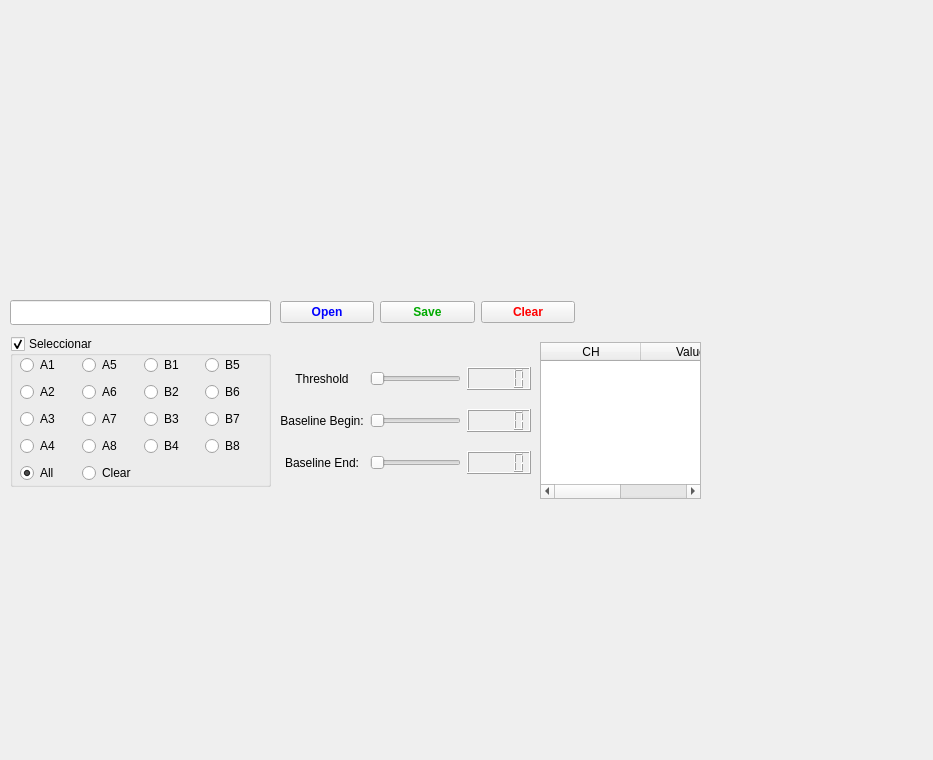
<?xml version="1.0" encoding="UTF-8"?>
<ui version="4.0">
 <class>MainWindow</class>
 <widget class="QMainWindow" name="MainWindow">
  <property name="geometry">
   <rect>
    <x>0</x>
    <y>0</y>
    <width>933</width>
    <height>760</height>
   </rect>
  </property>
  <property name="windowTitle">
   <string>MainWindow</string>
  </property>
  <widget class="QWidget" name="centralwidget">
   <widget class="MplWidget" name="MplWidget" native="true">
    <property name="geometry">
     <rect>
      <x>10</x>
      <y>54</y>
      <width>701</width>
      <height>217</height>
     </rect>
    </property>
   </widget>
   <widget class="QLineEdit" name="Input_file">
    <property name="geometry">
     <rect>
      <x>10</x>
      <y>300</y>
      <width>261</width>
      <height>25</height>
     </rect>
    </property>
    <property name="font">
     <font>
      <pointsize>8</pointsize>
      <weight>50</weight>
      <bold>false</bold>
     </font>
    </property>
   </widget>
   <widget class="QTableWidget" name="tableWidget">
    <property name="geometry">
     <rect>
      <x>540</x>
      <y>342</y>
      <width>161</width>
      <height>157</height>
     </rect>
    </property>
    <column>
     <property name="text">
      <string>CH</string>
     </property>
    </column>
    <column>
     <property name="text">
      <string>Value</string>
     </property>
    </column>
   </widget>
   <widget class="QGroupBox" name="groupBox">
    <property name="geometry">
     <rect>
      <x>10</x>
      <y>336</y>
      <width>261</width>
      <height>151</height>
     </rect>
    </property>
    <property name="title">
     <string>Seleccionar</string>
    </property>
    <property name="checkable">
     <bool>true</bool>
    </property>
    <widget class="QWidget" name="layoutWidget">
     <property name="geometry">
      <rect>
       <x>10</x>
       <y>18</y>
       <width>241</width>
       <height>130</height>
      </rect>
     </property>
     <layout class="QGridLayout" name="gridLayout_3">
      <item row="3" column="1">
       <widget class="QRadioButton" name="A8_radio">
        <property name="text">
         <string>A8</string>
        </property>
        <property name="checkable">
         <bool>true</bool>
        </property>
        <property name="checked">
         <bool>false</bool>
        </property>
       </widget>
      </item>
      <item row="4" column="1">
       <widget class="QRadioButton" name="Clear_radio">
        <property name="text">
         <string>Clear</string>
        </property>
        <property name="checkable">
         <bool>true</bool>
        </property>
        <property name="checked">
         <bool>false</bool>
        </property>
       </widget>
      </item>
      <item row="2" column="1">
       <widget class="QRadioButton" name="A7_radio">
        <property name="text">
         <string>A7</string>
        </property>
        <property name="checkable">
         <bool>true</bool>
        </property>
        <property name="checked">
         <bool>false</bool>
        </property>
       </widget>
      </item>
      <item row="1" column="0">
       <widget class="QRadioButton" name="A2_radio">
        <property name="text">
         <string>A2</string>
        </property>
        <property name="checkable">
         <bool>true</bool>
        </property>
        <property name="checked">
         <bool>false</bool>
        </property>
       </widget>
      </item>
      <item row="0" column="1">
       <widget class="QRadioButton" name="A5_radio">
        <property name="text">
         <string>A5</string>
        </property>
        <property name="checkable">
         <bool>true</bool>
        </property>
        <property name="checked">
         <bool>false</bool>
        </property>
       </widget>
      </item>
      <item row="2" column="0">
       <widget class="QRadioButton" name="A3_radio">
        <property name="text">
         <string>A3</string>
        </property>
        <property name="checkable">
         <bool>true</bool>
        </property>
        <property name="checked">
         <bool>false</bool>
        </property>
       </widget>
      </item>
      <item row="3" column="0">
       <widget class="QRadioButton" name="A4_radio">
        <property name="text">
         <string>A4</string>
        </property>
        <property name="checkable">
         <bool>true</bool>
        </property>
        <property name="checked">
         <bool>false</bool>
        </property>
       </widget>
      </item>
      <item row="1" column="1">
       <widget class="QRadioButton" name="A6_radio">
        <property name="text">
         <string>A6</string>
        </property>
        <property name="checkable">
         <bool>true</bool>
        </property>
        <property name="checked">
         <bool>false</bool>
        </property>
       </widget>
      </item>
      <item row="4" column="0">
       <widget class="QRadioButton" name="All_radio">
        <property name="text">
         <string>All</string>
        </property>
        <property name="checkable">
         <bool>true</bool>
        </property>
        <property name="checked">
         <bool>true</bool>
        </property>
       </widget>
      </item>
      <item row="0" column="0">
       <widget class="QRadioButton" name="A1_radio">
        <property name="text">
         <string>A1</string>
        </property>
        <property name="checkable">
         <bool>true</bool>
        </property>
        <property name="checked">
         <bool>false</bool>
        </property>
       </widget>
      </item>
      <item row="0" column="2">
       <widget class="QRadioButton" name="B1_radio">
        <property name="text">
         <string>B1</string>
        </property>
        <property name="checkable">
         <bool>true</bool>
        </property>
        <property name="checked">
         <bool>false</bool>
        </property>
       </widget>
      </item>
      <item row="1" column="2">
       <widget class="QRadioButton" name="B2_radio">
        <property name="text">
         <string>B2</string>
        </property>
        <property name="checkable">
         <bool>true</bool>
        </property>
        <property name="checked">
         <bool>false</bool>
        </property>
       </widget>
      </item>
      <item row="2" column="2">
       <widget class="QRadioButton" name="B3_radio">
        <property name="text">
         <string>B3</string>
        </property>
        <property name="checkable">
         <bool>true</bool>
        </property>
        <property name="checked">
         <bool>false</bool>
        </property>
       </widget>
      </item>
      <item row="3" column="2">
       <widget class="QRadioButton" name="B4_radio">
        <property name="text">
         <string>B4</string>
        </property>
        <property name="checkable">
         <bool>true</bool>
        </property>
        <property name="checked">
         <bool>false</bool>
        </property>
       </widget>
      </item>
      <item row="0" column="3">
       <widget class="QRadioButton" name="B5_radio">
        <property name="text">
         <string>B5</string>
        </property>
        <property name="checkable">
         <bool>true</bool>
        </property>
        <property name="checked">
         <bool>false</bool>
        </property>
       </widget>
      </item>
      <item row="1" column="3">
       <widget class="QRadioButton" name="B6_radio">
        <property name="text">
         <string>B6</string>
        </property>
        <property name="checkable">
         <bool>true</bool>
        </property>
        <property name="checked">
         <bool>false</bool>
        </property>
       </widget>
      </item>
      <item row="2" column="3">
       <widget class="QRadioButton" name="B7_radio">
        <property name="text">
         <string>B7</string>
        </property>
        <property name="checkable">
         <bool>true</bool>
        </property>
        <property name="checked">
         <bool>false</bool>
        </property>
       </widget>
      </item>
      <item row="3" column="3">
       <widget class="QRadioButton" name="B8_radio">
        <property name="text">
         <string>B8</string>
        </property>
        <property name="checkable">
         <bool>true</bool>
        </property>
        <property name="checked">
         <bool>false</bool>
        </property>
       </widget>
      </item>
     </layout>
    </widget>
   </widget>
   <widget class="QWidget" name="layoutWidget">
    <property name="geometry">
     <rect>
      <x>280</x>
      <y>354</y>
      <width>251</width>
      <height>133</height>
     </rect>
    </property>
    <layout class="QGridLayout" name="gridLayout">
     <item row="0" column="0">
      <widget class="QLabel" name="label_3">
       <property name="text">
        <string>Threshold</string>
       </property>
       <property name="alignment">
        <set>Qt::AlignCenter</set>
       </property>
      </widget>
     </item>
     <item row="0" column="1">
      <widget class="QSlider" name="slider_threshold">
       <property name="minimum">
        <number>0</number>
       </property>
       <property name="maximum">
        <number>15</number>
       </property>
       <property name="orientation">
        <enum>Qt::Horizontal</enum>
       </property>
      </widget>
     </item>
     <item row="0" column="2">
      <widget class="QLCDNumber" name="ns_threshold"/>
     </item>
     <item row="1" column="0">
      <widget class="QLabel" name="baseline_begin">
       <property name="text">
        <string>Baseline Begin:</string>
       </property>
       <property name="alignment">
        <set>Qt::AlignCenter</set>
       </property>
      </widget>
     </item>
     <item row="1" column="1">
      <widget class="QSlider" name="slider_begin">
       <property name="minimum">
        <number>0</number>
       </property>
       <property name="maximum">
        <number>15</number>
       </property>
       <property name="orientation">
        <enum>Qt::Horizontal</enum>
       </property>
      </widget>
     </item>
     <item row="1" column="2">
      <widget class="QLCDNumber" name="ns_baseline_begin"/>
     </item>
     <item row="2" column="0">
      <widget class="QLabel" name="baseline_end">
       <property name="text">
        <string>Baseline End:</string>
       </property>
       <property name="alignment">
        <set>Qt::AlignCenter</set>
       </property>
      </widget>
     </item>
     <item row="2" column="1">
      <widget class="QSlider" name="slider_end">
       <property name="minimum">
        <number>0</number>
       </property>
       <property name="maximum">
        <number>15</number>
       </property>
       <property name="orientation">
        <enum>Qt::Horizontal</enum>
       </property>
      </widget>
     </item>
     <item row="2" column="2">
      <widget class="QLCDNumber" name="ns_baseline_end"/>
     </item>
    </layout>
   </widget>
   <widget class="QWidget" name="layoutWidget">
    <property name="geometry">
     <rect>
      <x>280</x>
      <y>294</y>
      <width>295</width>
      <height>37</height>
     </rect>
    </property>
    <layout class="QGridLayout" name="gridLayout_4">
     <item row="0" column="0">
      <widget class="QPushButton" name="btn_open">
       <property name="font">
        <font>
         <weight>75</weight>
         <bold>true</bold>
        </font>
       </property>
       <property name="styleSheet">
        <string notr="true">color: rgb(0, 0, 255);</string>
       </property>
       <property name="text">
        <string>Open</string>
       </property>
      </widget>
     </item>
     <item row="0" column="1">
      <widget class="QPushButton" name="btn_save">
       <property name="font">
        <font>
         <weight>75</weight>
         <bold>true</bold>
        </font>
       </property>
       <property name="styleSheet">
        <string notr="true">color: rgb(0, 170, 0);</string>
       </property>
       <property name="text">
        <string>Save</string>
       </property>
      </widget>
     </item>
     <item row="0" column="2">
      <widget class="QPushButton" name="btn_clear">
       <property name="font">
        <font>
         <weight>75</weight>
         <bold>true</bold>
        </font>
       </property>
       <property name="styleSheet">
        <string notr="true">color: rgb(255, 0, 0);</string>
       </property>
       <property name="text">
        <string>Clear</string>
       </property>
      </widget>
     </item>
    </layout>
   </widget>
  </widget>
  <widget class="QMenuBar" name="menubar">
   <property name="geometry">
    <rect>
     <x>0</x>
     <y>0</y>
     <width>933</width>
     <height>25</height>
    </rect>
   </property>
  </widget>
 </widget>
 <customwidgets>
  <customwidget>
   <class>MplWidget</class>
   <extends>QWidget</extends>
   <header>mplwidget.h</header>
   <container>1</container>
  </customwidget>
 </customwidgets>
 <resources/>
 <connections/>
</ui>
